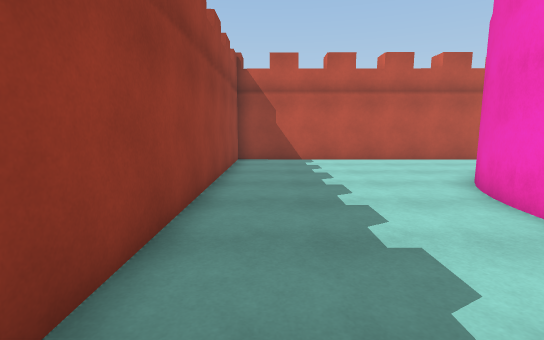
[1] (above)

16 first-person views from a walk through a scene from a Unity 3-D project. The camera is 1.4 m above the floor, tilts 8° down and sees 85° across. Doors are open. The floor is counted in squares, 1 m on a side. Each view is taken from the middle of a square. On the plan, view 1 faces up. The plan holds only what a view shows up to about 14 squares ahead; the rest is blank. The place goes on beyond the plan. The player is left out.

[2]
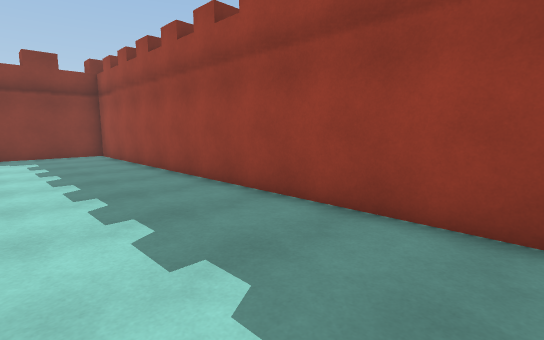

[3]
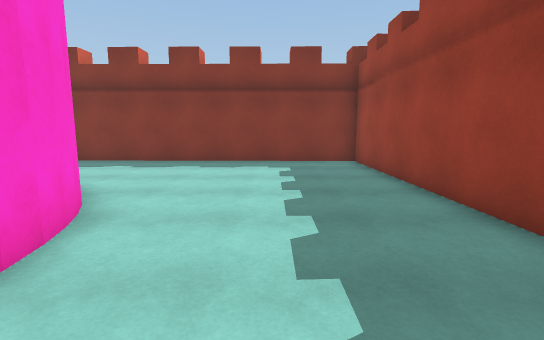

[4]
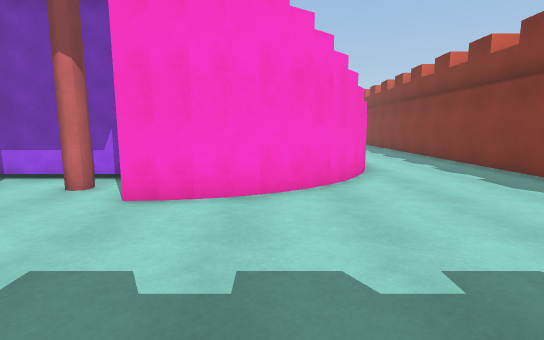

[5]
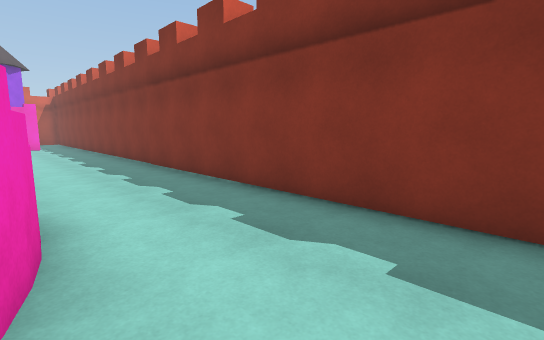

[6]
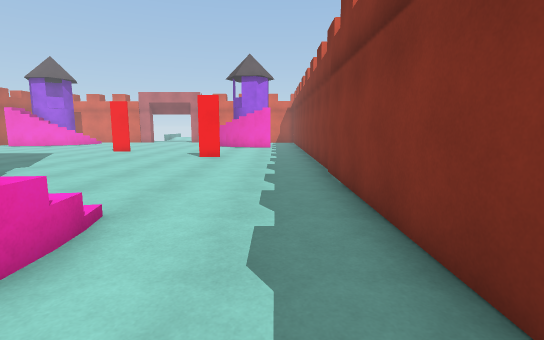

[7]
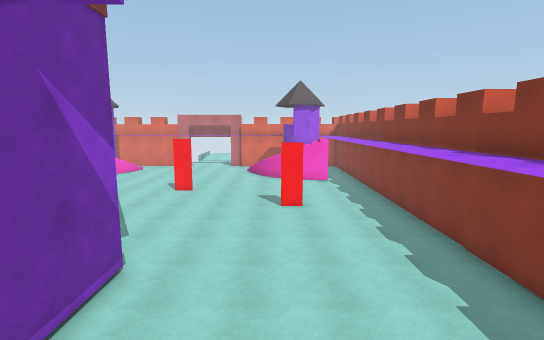

[8]
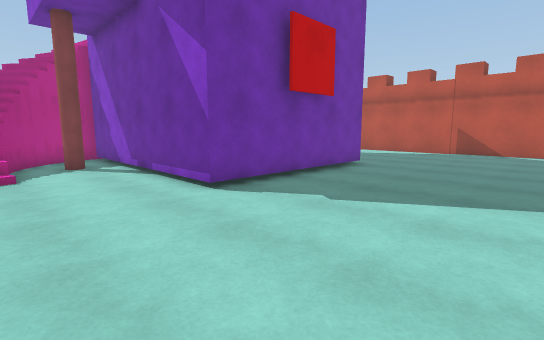

[9]
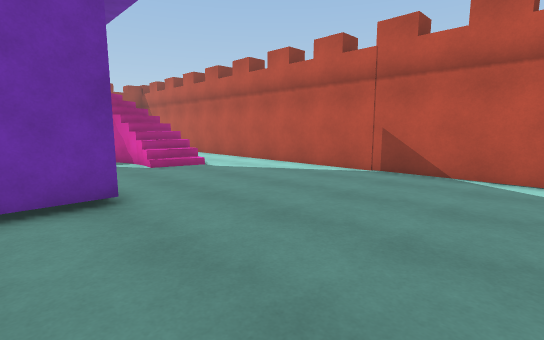

[10]
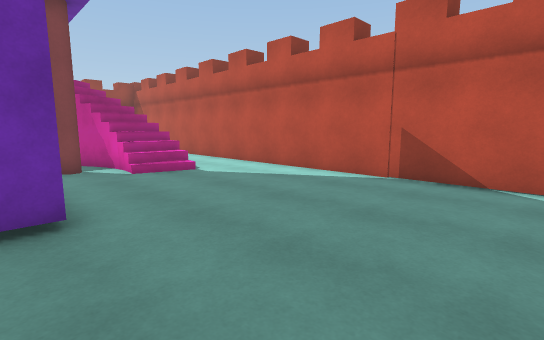

[11]
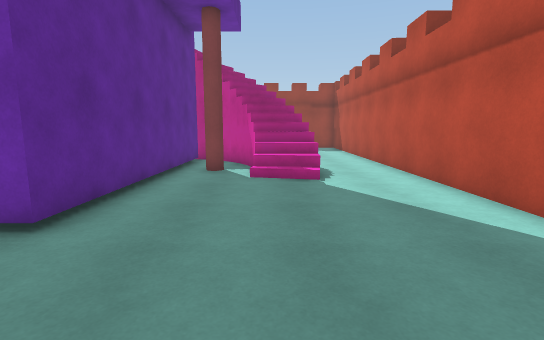

[12]
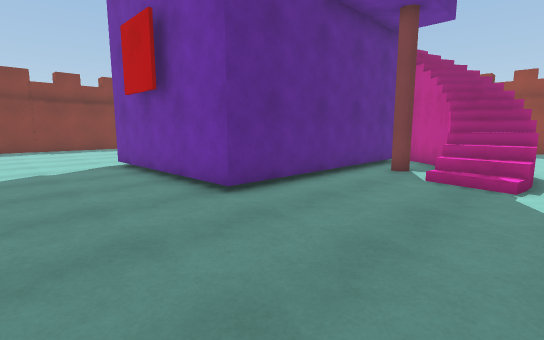

[13]
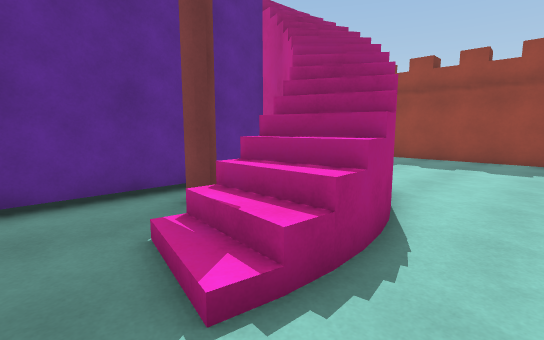

[14]
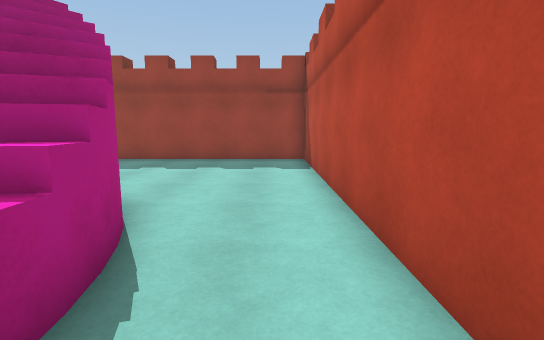

[15]
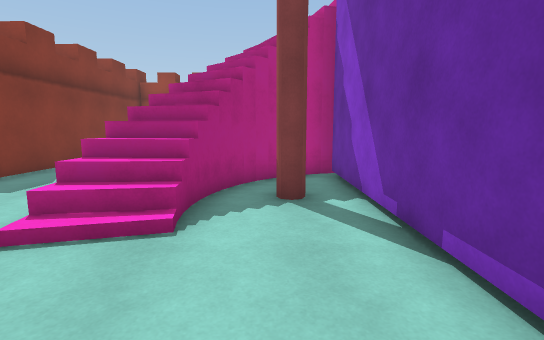

[16]
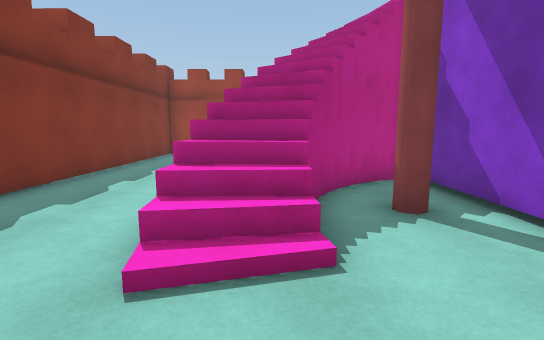

### Floor plan
Key: @ floor where view 1 was taken; # wall or solid block; . main floor; : floor 4 m higher than the main floor; + floor 5.25 m higher than the main floor; * floor 5.75 m higher than the main floor; % floor 6 m higher than the main floor; / step, stairs or slope; = window, fence, low wall or low ledge; v drop or lower ground.
Columns run from 2 left of view 1 to 22 right of it. Each row starts with its distance up from view 1.
 14 ###########
 13 #.........###############
 12 #........................
 11 #........................
 10 #.........#////..........
  9 #.......#/////...........
  8 #.......///v.............
  7 #......#///.#............
  6 #......//##########......
  5 #.....#//#        #......
  4 #......*=#        #......
  3 #........#        #......
  2 #.......##        #......
  1 #.......##        #......
  0 #.@....% #        #......
 -1 #......+ ##########......
 -2 #......# v. #............
 -3 #......##:###............
 -4 #.......#####............
 -5 #........#/////..........
 -6 #........./#///..........
 -7 #........................
 -8 #........................
 -9 #........................
-10 #........................
-11 #########################

Positions as (right, up) in squares from view 1, and headings:
1: (0, 0), facing up
2: (3, 6), facing down-left
3: (2, 2), facing down
4: (-1, -3), facing right
5: (6, -6), facing down-right
6: (8, -9), facing right
7: (9, -5), facing right
8: (22, -5), facing up-left
9: (22, 4), facing up-left
10: (21, 5), facing up-left
11: (20, 9), facing left
12: (20, 11), facing down-left
13: (13, 12), facing down-left
14: (12, 12), facing left
15: (16, -3), facing left
16: (15, -5), facing left
